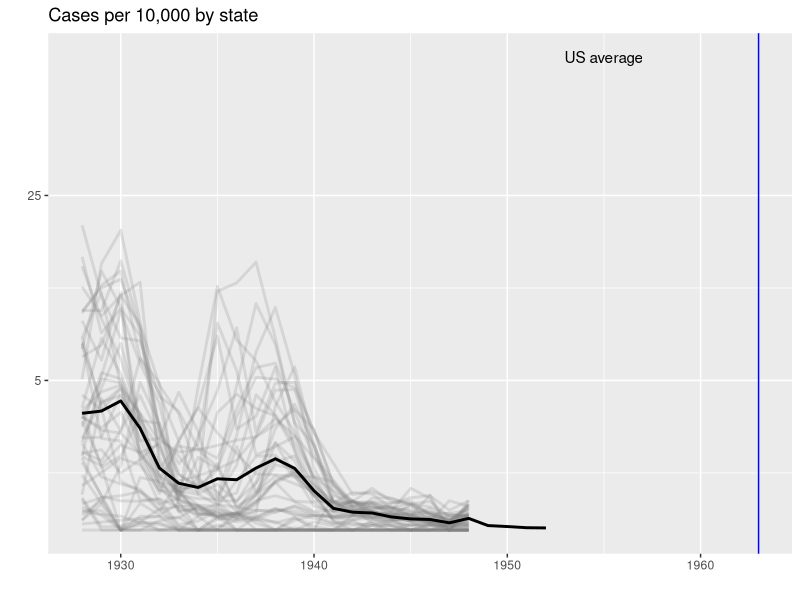

The R script that drew this image:
## Cargamos las librerías y los datos
library(dplyr)
library(ggplot2)
library(dslabs)
library(RColorBrewer)
data(us_contagious_diseases)

the_disease <- "Smallpox" # Seleccionamos la enfermedad
dat <- us_contagious_diseases |>
    filter(!state %in% c("Hawaii", "Alaska") & disease == the_disease
    & weeks_reporting >= 10) |> # Eliminamos semanas menores que 10
    mutate(rate = count / population * 10000) |>
    mutate(state = reorder(state, rate))

avg <- us_contagious_diseases |>
    filter(disease == the_disease) |>
    group_by(year) |>
    summarize(us_rate = sum(count, na.rm = TRUE) / sum(population,
        na.rm = TRUE) * 10000)

dat |> ggplot() +
    geom_line(aes(year, rate, group = state),
        color = "grey50",
        show.legend = FALSE, alpha = 0.2, linewidth = 1
    ) +
    geom_line(mapping = aes(year, us_rate), data = avg,
        linewidth = 1, color = "black") +
    scale_y_continuous(trans = "sqrt", breaks = c(5, 25, 125, 300)) +
    ggtitle("Cases per 10,000 by state") +
    xlab("") +
    ylab("") +
    geom_text(data = data.frame(x = 1955, y = 50),
        mapping = aes(x, y, label = "US average"), color = "black") +
    geom_vline(xintercept = 1963, col = "blue")
